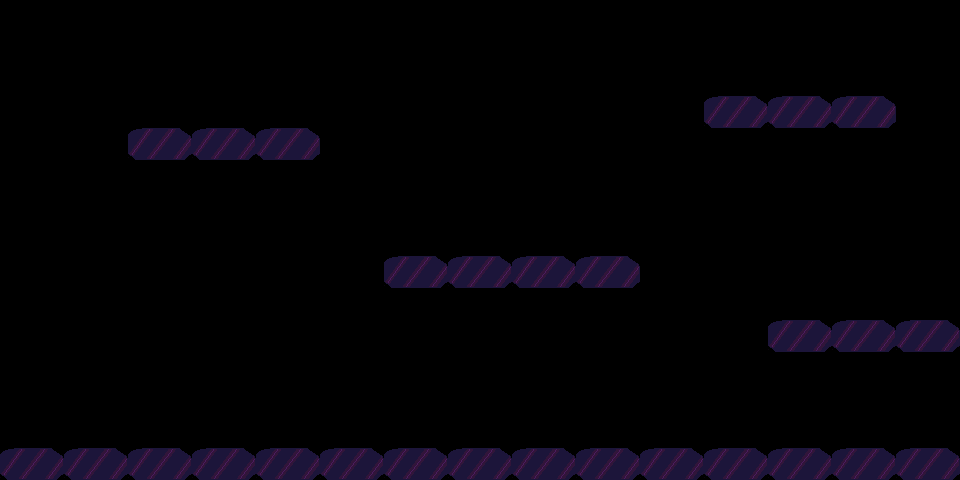

Tiled map render using the project's own tile images. Description and the whole map definition, tile-layer contents included, below:
An orthogonal 15x15 tile map with 64x32 px tiles, 1 tile layer (tiles) and 8 objects (4x platform, 3x wall, ground).

<map version="1.0" orientation="orthogonal" renderorder="right-down" width="15" height="15" tilewidth="64" tileheight="32" nextobjectid="23">
 <tileset firstgid="1" name="platform" tilewidth="64" tileheight="32" tilecount="1">
  <image source="images/platform.png" width="64" height="32" />
 </tileset>
 <layer name="tiles" width="15" height="15" opacity="0.99">
  <data encoding="csv">
0,0,0,0,0,0,0,0,0,0,0,0,0,0,0,
0,0,0,0,0,0,0,0,0,0,0,0,0,0,0,
0,0,0,0,0,0,0,0,0,0,0,0,0,0,0,
0,0,0,0,0,0,0,0,0,0,0,1,1,1,0,
0,0,1,1,1,0,0,0,0,0,0,0,0,0,0,
0,0,0,0,0,0,0,0,0,0,0,0,0,0,0,
0,0,0,0,0,0,0,0,0,0,0,0,0,0,0,
0,0,0,0,0,0,0,0,0,0,0,0,0,0,0,
0,0,0,0,0,0,1,1,1,1,0,0,0,0,0,
0,0,0,0,0,0,0,0,0,0,0,0,0,0,0,
0,0,0,0,0,0,0,0,0,0,0,0,1,1,1,
0,0,0,0,0,0,0,0,0,0,0,0,0,0,0,
0,0,0,0,0,0,0,0,0,0,0,0,0,0,0,
0,0,0,0,0,0,0,0,0,0,0,0,0,0,0,
1,1,1,1,1,1,1,1,1,1,1,1,1,1,1
</data>
 </layer>
 <objectgroup name="platforms">
  <object id="8" name="platform" x="128" y="126.667" width="194.667" height="33.3333" />
  <object id="9" name="platform" x="704" y="96" width="192" height="33.3333" />
  <object id="10" name="platform" x="382.667" y="257.333" width="258.667" height="30.6667" />
  <object id="11" name="platform" x="769.333" y="320" width="190.667" height="32" />
  <object id="12" name="ground" x="0" y="448" width="960" height="32" />
 </objectgroup>
 <objectgroup name="walls">
  <object id="15" name="wall" x="-41.3333" y="-25.3333" width="36" height="505.333" />
  <object id="17" name="wall" x="-2.66667" y="-49.3333" width="966.667" height="46.6667" />
  <object id="21" name="wall" x="962.667" y="-2.66667" width="53.3333" height="485.333" />
 </objectgroup>
</map>
